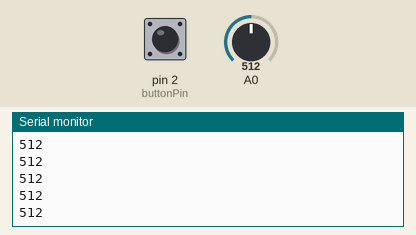
The sketch below on a simulated Arduino Uno, built with avr-gcc and run on an emulated ATmega328P. On the bench: the last lines printed to the serial monitor. The inputs (shaded band) are chosen by the test bench; at power-on: pin 2 (buttonPin) HIGH, A0 = 512.

Above: at 1.2 s.
1.3 s: pin 2 (buttonPin) pulled LOW for 0.3 s
At 1.68 s:
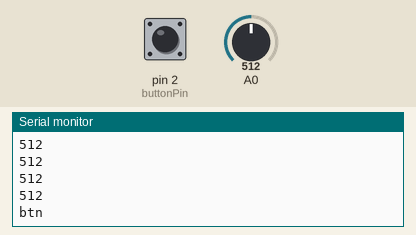
3.1 s: A0 set to 716
At 3.43 s:
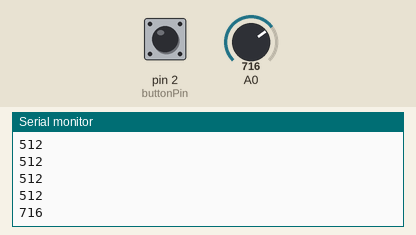
4.6 s: A0 set to 900
At 4.69 s:
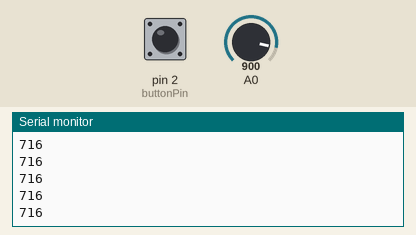
Timing chart, 0 to 7.6 s (numbered marks = the images above; inputs shaded):
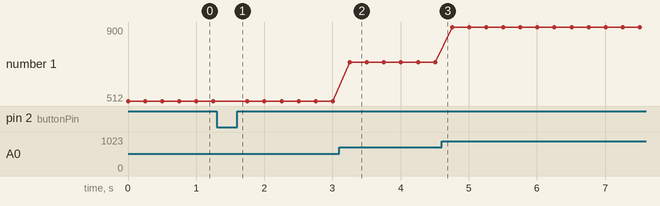

The sketch:

SerialWrite.ino
```cpp
/*
 *  SerialWrite - Writing data from analog input to serial port.
 *
 *  @author Gareth Foote
 */

int buttonPin = 2;

void setup(){
  Serial.begin(9600);
  pinMode(buttonPin, INPUT_PULLUP);
}

void loop(){

  if(digitalRead(buttonPin) == LOW){
    Serial.println("btn");
  } else {
    // Read the input on analog pin 0.
    int sensorValue = analogRead(A0);
    // Write value of sensor to serial.
    Serial.println(sensorValue);
  }
  // Delay in between reads for stability
  delay(250);
}
```

Measured:
- after the input at 1.3 s, the serial monitor: prints a new line after 0.20 s (image 1)
- after the input at 3.1 s, the serial monitor: prints a new line after 0.15 s (image 2)
- plotted number 1: 512 → 716 after the input at 3.1 s, 716 → 900 after the input at 4.6 s
